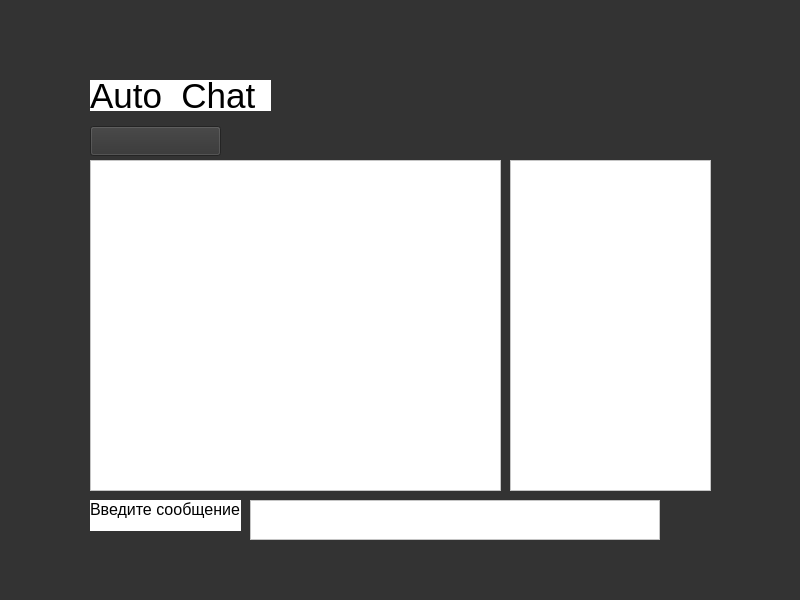
<?xml version="1.0" encoding="UTF-8"?>
<ui version="4.0">
 <class>Chat</class>
 <widget class="QWidget" name="Chat">
  <property name="geometry">
   <rect>
    <x>0</x>
    <y>0</y>
    <width>800</width>
    <height>600</height>
   </rect>
  </property>
  <property name="maximumSize">
   <size>
    <width>800</width>
    <height>600</height>
   </size>
  </property>
  <property name="windowTitle">
   <string>Form</string>
  </property>
  <property name="styleSheet">
   <string notr="true">background-color: rgb(51, 51, 51);</string>
  </property>
  <widget class="QStackedWidget" name="stackedWidget">
   <property name="geometry">
    <rect>
     <x>0</x>
     <y>0</y>
     <width>800</width>
     <height>600</height>
    </rect>
   </property>
   <property name="currentIndex">
    <number>0</number>
   </property>
   <widget class="QWidget" name="page">
    <property name="styleSheet">
     <string notr="true">background-color: rgb(51, 51, 51);</string>
    </property>
    <widget class="QLabel" name="label">
     <property name="geometry">
      <rect>
       <x>90</x>
       <y>500</y>
       <width>151</width>
       <height>31</height>
      </rect>
     </property>
     <property name="font">
      <font>
       <pointsize>12</pointsize>
      </font>
     </property>
     <property name="styleSheet">
      <string notr="true">color: rgb(0, 0, 0);
background-color: rgb(255, 255, 255);</string>
     </property>
     <property name="text">
      <string>Введите сообщение: </string>
     </property>
     <property name="alignment">
      <set>Qt::AlignLeading|Qt::AlignLeft|Qt::AlignTop</set>
     </property>
    </widget>
    <widget class="QPushButton" name="backToMainMenuFromChatButton">
     <property name="geometry">
      <rect>
       <x>10</x>
       <y>10</y>
       <width>31</width>
       <height>31</height>
      </rect>
     </property>
     <property name="text">
      <string/>
     </property>
     <property name="icon">
      <iconset resource="qrc.qrc">
       <normaloff>:/backIcon.png</normaloff>:/backIcon.png</iconset>
     </property>
     <property name="iconSize">
      <size>
       <width>30</width>
       <height>30</height>
      </size>
     </property>
     <property name="autoDefault">
      <bool>false</bool>
     </property>
     <property name="flat">
      <bool>true</bool>
     </property>
    </widget>
    <widget class="QLabel" name="label_2">
     <property name="geometry">
      <rect>
       <x>90</x>
       <y>80</y>
       <width>181</width>
       <height>31</height>
      </rect>
     </property>
     <property name="font">
      <font>
       <pointsize>26</pointsize>
       <italic>false</italic>
       <bold>false</bold>
      </font>
     </property>
     <property name="styleSheet">
      <string notr="true">background-color: rgb(255, 255, 255);
font: 26pt &quot;Bauhaus 93&quot;;</string>
     </property>
     <property name="text">
      <string>Auto_Chat</string>
     </property>
    </widget>
    <widget class="QTextEdit" name="chatArea">
     <property name="geometry">
      <rect>
       <x>90</x>
       <y>160</y>
       <width>411</width>
       <height>331</height>
      </rect>
     </property>
     <property name="styleSheet">
      <string notr="true">background-color: rgb(255, 255, 255);</string>
     </property>
     <property name="readOnly">
      <bool>true</bool>
     </property>
    </widget>
    <widget class="QListView" name="chatList">
     <property name="geometry">
      <rect>
       <x>510</x>
       <y>160</y>
       <width>201</width>
       <height>331</height>
      </rect>
     </property>
     <property name="styleSheet">
      <string notr="true">background-color: rgb(255, 255, 255);</string>
     </property>
    </widget>
    <widget class="QTextEdit" name="messageTextEdit">
     <property name="geometry">
      <rect>
       <x>250</x>
       <y>500</y>
       <width>410</width>
       <height>40</height>
      </rect>
     </property>
     <property name="styleSheet">
      <string notr="true">background-color: rgb(255, 255, 255);</string>
     </property>
    </widget>
    <widget class="QPushButton" name="enterMessageButton">
     <property name="geometry">
      <rect>
       <x>670</x>
       <y>500</y>
       <width>40</width>
       <height>40</height>
      </rect>
     </property>
     <property name="styleSheet">
      <string notr="true">background-color: rgb(255, 255, 255);</string>
     </property>
     <property name="text">
      <string/>
     </property>
     <property name="icon">
      <iconset resource="qrc.qrc">
       <normaloff>:/enterMessage.png</normaloff>:/enterMessage.png</iconset>
     </property>
     <property name="iconSize">
      <size>
       <width>40</width>
       <height>40</height>
      </size>
     </property>
     <property name="flat">
      <bool>true</bool>
     </property>
    </widget>
    <widget class="QWidget" name="widget" native="true">
     <property name="geometry">
      <rect>
       <x>50</x>
       <y>60</y>
       <width>700</width>
       <height>500</height>
      </rect>
     </property>
     <property name="styleSheet">
      <string notr="true">background-image: url(:/addAdPHO.png);</string>
     </property>
    </widget>
    <widget class="QLabel" name="label_3">
     <property name="geometry">
      <rect>
       <x>87</x>
       <y>117</y>
       <width>621</width>
       <height>2</height>
      </rect>
     </property>
     <property name="text">
      <string/>
     </property>
    </widget>
    <widget class="QPushButton" name="userPushButton">
     <property name="geometry">
      <rect>
       <x>90</x>
       <y>126</y>
       <width>131</width>
       <height>30</height>
      </rect>
     </property>
     <property name="styleSheet">
      <string notr="true">color: rgb(255, 255, 255);
font: 10pt &quot;Arial&quot;;</string>
     </property>
     <property name="text">
      <string/>
     </property>
     <property name="icon">
      <iconset resource="qrc.qrc">
       <normaloff>:/LK.png</normaloff>:/LK.png</iconset>
     </property>
     <property name="iconSize">
      <size>
       <width>25</width>
       <height>25</height>
      </size>
     </property>
    </widget>
    <zorder>widget</zorder>
    <zorder>backToMainMenuFromChatButton</zorder>
    <zorder>chatArea</zorder>
    <zorder>chatList</zorder>
    <zorder>enterMessageButton</zorder>
    <zorder>label</zorder>
    <zorder>label_2</zorder>
    <zorder>messageTextEdit</zorder>
    <zorder>label_3</zorder>
    <zorder>userPushButton</zorder>
   </widget>
  </widget>
 </widget>
 <resources>
  <include location="qrc.qrc"/>
 </resources>
 <connections/>
</ui>
